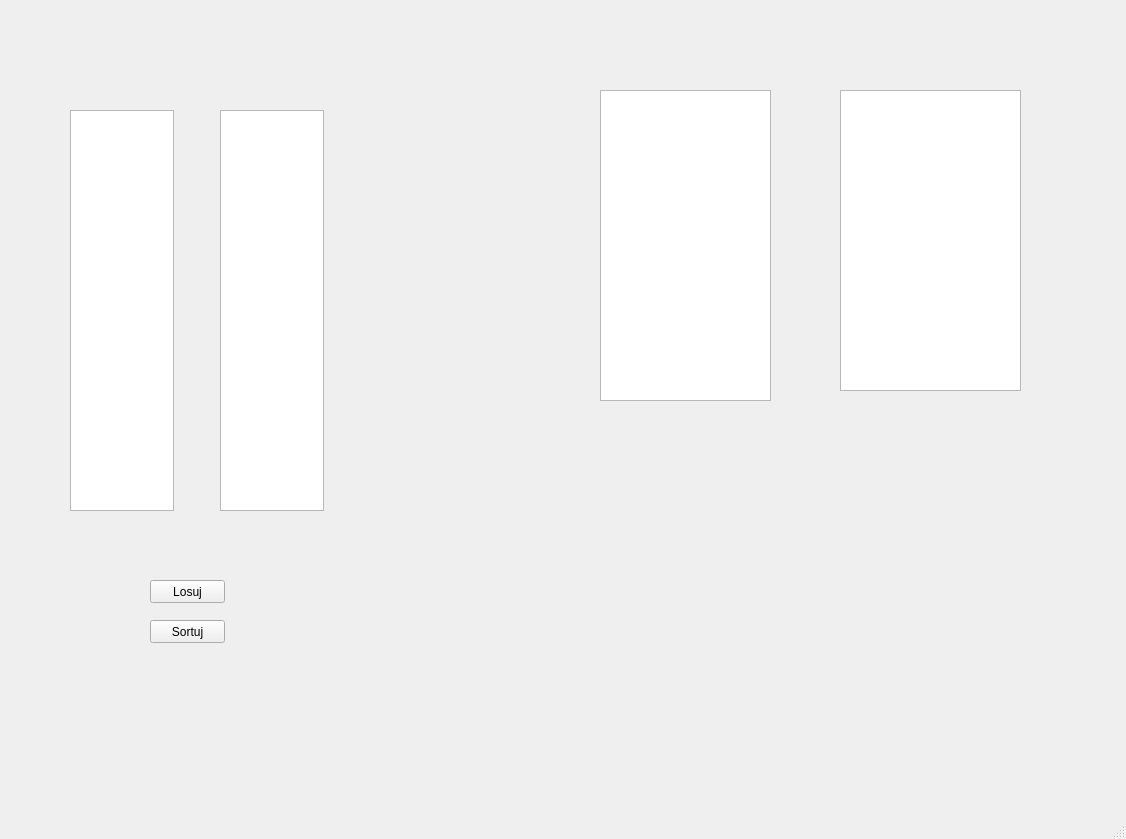
<?xml version="1.0" encoding="UTF-8"?>
<ui version="4.0">
 <class>TestSort</class>
 <widget class="QMainWindow" name="TestSort">
  <property name="geometry">
   <rect>
    <x>0</x>
    <y>0</y>
    <width>1126</width>
    <height>839</height>
   </rect>
  </property>
  <property name="windowTitle">
   <string>TestSort</string>
  </property>
  <widget class="QWidget" name="centralwidget">
   <widget class="QPushButton" name="btnSort">
    <property name="geometry">
     <rect>
      <x>150</x>
      <y>620</y>
      <width>75</width>
      <height>23</height>
     </rect>
    </property>
    <property name="text">
     <string>Sortuj</string>
    </property>
   </widget>
   <widget class="QPushButton" name="btnLosuj">
    <property name="geometry">
     <rect>
      <x>150</x>
      <y>580</y>
      <width>75</width>
      <height>23</height>
     </rect>
    </property>
    <property name="text">
     <string>Losuj</string>
    </property>
   </widget>
   <widget class="QListView" name="listaNieSort1">
    <property name="geometry">
     <rect>
      <x>600</x>
      <y>90</y>
      <width>171</width>
      <height>311</height>
     </rect>
    </property>
   </widget>
   <widget class="QListView" name="listaSort1">
    <property name="geometry">
     <rect>
      <x>840</x>
      <y>90</y>
      <width>181</width>
      <height>301</height>
     </rect>
    </property>
   </widget>
   <widget class="QTextEdit" name="listaNieSort">
    <property name="geometry">
     <rect>
      <x>70</x>
      <y>110</y>
      <width>104</width>
      <height>401</height>
     </rect>
    </property>
   </widget>
   <widget class="QTextEdit" name="listaSort">
    <property name="geometry">
     <rect>
      <x>220</x>
      <y>110</y>
      <width>104</width>
      <height>401</height>
     </rect>
    </property>
   </widget>
  </widget>
  <widget class="QMenuBar" name="menubar">
   <property name="geometry">
    <rect>
     <x>0</x>
     <y>0</y>
     <width>1126</width>
     <height>21</height>
    </rect>
   </property>
  </widget>
  <widget class="QStatusBar" name="statusbar"/>
 </widget>
 <resources/>
 <connections/>
</ui>
